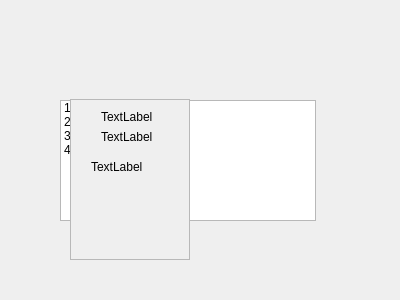
<?xml version="1.0" encoding="UTF-8"?>
<ui version="4.0">
 <class>Dialog</class>
 <widget class="QDialog" name="Dialog">
  <property name="geometry">
   <rect>
    <x>0</x>
    <y>0</y>
    <width>400</width>
    <height>300</height>
   </rect>
  </property>
  <property name="windowTitle">
   <string>Dialog</string>
  </property>
  <widget class="QListWidget" name="listWidget">
   <property name="geometry">
    <rect>
     <x>60</x>
     <y>100</y>
     <width>256</width>
     <height>121</height>
    </rect>
   </property>
   <item>
    <property name="text">
     <string>1</string>
    </property>
   </item>
   <item>
    <property name="text">
     <string>2</string>
    </property>
   </item>
   <item>
    <property name="text">
     <string>3</string>
    </property>
   </item>
   <item>
    <property name="text">
     <string>4</string>
    </property>
   </item>
  </widget>
  <widget class="QScrollArea" name="scrollArea">
   <property name="geometry">
    <rect>
     <x>70</x>
     <y>99</y>
     <width>120</width>
     <height>161</height>
    </rect>
   </property>
   <property name="widgetResizable">
    <bool>true</bool>
   </property>
   <widget class="QWidget" name="scrollAreaWidgetContents">
    <property name="geometry">
     <rect>
      <x>0</x>
      <y>0</y>
      <width>118</width>
      <height>159</height>
     </rect>
    </property>
    <widget class="QLabel" name="label">
     <property name="geometry">
      <rect>
       <x>30</x>
       <y>10</y>
       <width>59</width>
       <height>14</height>
      </rect>
     </property>
     <property name="text">
      <string>TextLabel</string>
     </property>
    </widget>
    <widget class="QLabel" name="label_2">
     <property name="geometry">
      <rect>
       <x>30</x>
       <y>30</y>
       <width>59</width>
       <height>14</height>
      </rect>
     </property>
     <property name="text">
      <string>TextLabel</string>
     </property>
    </widget>
    <widget class="QLabel" name="label_3">
     <property name="geometry">
      <rect>
       <x>20</x>
       <y>60</y>
       <width>59</width>
       <height>14</height>
      </rect>
     </property>
     <property name="text">
      <string>TextLabel</string>
     </property>
    </widget>
   </widget>
  </widget>
 </widget>
 <resources/>
 <connections/>
</ui>
